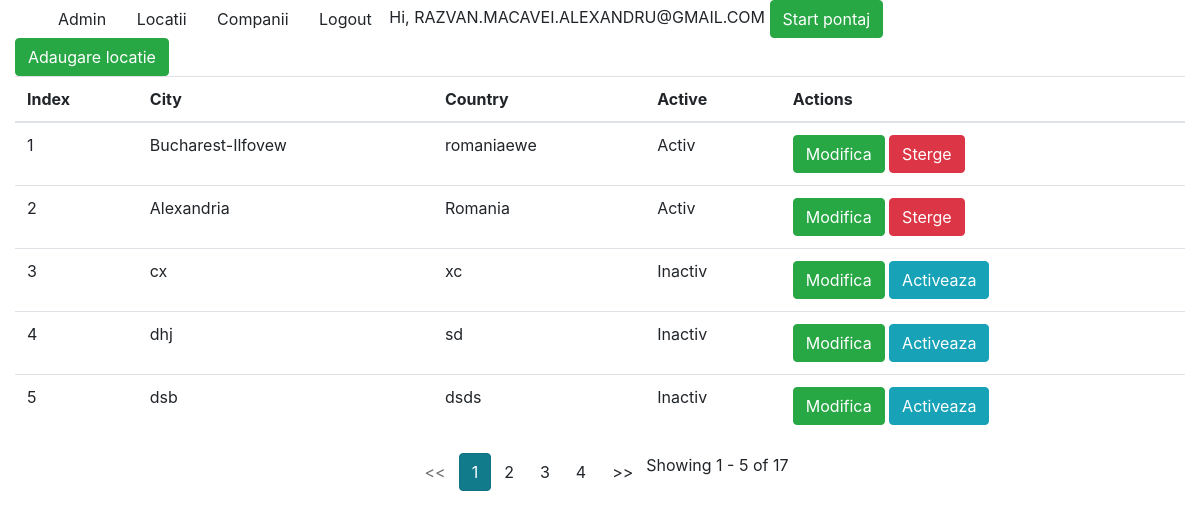
/locations/ (signed in), run on the app's committed database.
### aplicatie1/models.py (models this page shows, shortened)
class Locations(models.Model):
    city = models.CharField(max_length=100)
    country = models.CharField(max_length=150)
    active = models.BooleanField(default=1)

### aplicatie1/views.py (the view)
# urls.py: path('', views.LocationsView.as_view(), name='lista_locatii'),
class LocationsView(LoginRequiredMixin, ListView):
    model = Locations
    template_name = 'aplicatie1/locations_index.html'
    paginate_by = 5

### proiect/context_processor.py (called while the page is built)
def is_ready_to_work(request):
    if request.user.is_authenticated:
        if Pontaj.objects.filter(user_id=request.user.id, end_date = None).exists():
            return {'ready_to_work': False}
        return {'ready_to_work': True}
    return {}

### templates/aplicatie1/locations_index.html
{% extends 'base.html' %}
{% block content %}
    <a href = "{% url 'locations:adauga' %}" class = "btn btn-success">Adaugare locatie</a>
    <table class="table">
        <thead>
            <tr>
                <th>Index</th>
                <th>City</th>
                <th>Country</th>
                <th>Active</th>
                <th>Actions</th>
            </tr>
        </thead>
        <tbody>
            {% for item in locations_list %}
                <tr>
                    <td>{{ forloop.counter0 | add:page_obj.start_index }}</td>
                    <td>{{ item.city }}</td>
                    <td>{{ item.country }}</td>
                    <td>{% if item.active == 1 %}
                        <span>Activ</span>
                        {% else %}
                        <span>Inactiv</span>
                        {% endif %}
                    </td>
                    <td>
                        <a href="{% url 'locations:modifica' item.id %}" class = "btn btn-success">Modifica</a>
                        {% if item.active == 1 %}
                        <a href="{% url 'locations:sterge' item.id %}" class="btn btn-danger">Sterge</a>
                        {% else %}
                        <a href="{% url 'locations:activeaza' item.id %}" class = "btn btn-info">Activeaza</a>
                        {% endif %}
                    </td>
                </tr>
            {% endfor %}
        </tbody>
    </table>
<div class = "d-flex justify-content-center">
{% if is_paginated %}
    <ul class="pagination">
        {% if page_obj.has_previous %}
            <li><a class="btn" href="?page={{ page_obj.previous_page_number }}"><<</a></li>
        {% else %}
            <li class="disabled btn"><span><<</span></li>
        {% endif %}
        {% for i in paginator.page_range %}
            {% if page_obj.number == i %}
                <li class="active btn btn-info"><span>{{ i }}<span class="sr-only">(curent)</span></span></li>
            {% else %}
                <li><a class="btn" href="?page={{ i }}">{{ i }}</a></li>
            {% endif %}
        {% endfor %}
        {% if page_obj.has_next %}
            <li><a class="btn" href="?page={{ page_obj.next_page_number }}">>></a></li>
        {% else %}
            <li class="disabled btn"><span>>></span></li>
        {% endif %}
    <span class = "align-right">Showing {{page_obj.start_index}} - {{page_obj.end_index}} of {{page_obj.paginator.count }}</span>
    </ul>
{% endif %}
</div>
{% endblock %}

### templates/base.html (shortened to what this page needs)
<html>
<head>
    <link rel = "stylesheet" href = "https://stackpath.bootstrapcdn.com/bootstrap/4.4.1/css/bootstrap.min.css">
</head>
<body>
<div class = "container">
    <div class = "row">
        <div class = "col-md-12">
            <nav>
                <a class = "btn" href="/admin">Admin</a>
                {% if request.user.is_authenticated %}
                    <a class = "btn" href="{% url 'locations:lista_locatii' %}">Locatii</a>
                    <a class = "btn" href="{% url 'companies:lista_companii' %}">Companii</a>
                    <form action="{% url 'logout' %}" method="post" style="display: inline;">
                        <button type="submit" class="btn">Logout</button>
                    </form>
                <span>Hi, {{ request.user.username|upper }}</span>
                {% if ready_to_work is False %}
                <a href = "{% url 'userprofile:stop_pontaj' %}" class = "btn btn-danger"> Oprire pontaj </a>
                    {%  else %}
                <a href = "{% url 'userprofile:start_pontaj' %}" class = "btn btn-success"> Start pontaj </a>
                    {% endif %}
                {% endif %}
            </nav>
        </div>
    </div>
</div>
<div class="col-md-12">
{% block content %}
{% endblock %}
</div>
</body>
</html>

### data on the page
Locations: city "Bucharest-Ilfovew", country "romaniaewe", active "Activ"
Locations: city "Alexandria", country "Romania", active "Activ"
Locations: city "cx", country "xc", active "Inactiv"
Locations: city "dhj", country "sd", active "Inactiv"
Locations: city "dsb", country "dsds", active "Inactiv"

### other printed values
{{ request.user.username|upper }} "RAZVAN.MACAVEI.ALEXANDRU@GMAIL.COM"
{{ i }} "1"
{{ i }} "2" "3" "4"
{{ page_obj.start_index }} "1"
{{ page_obj.end_index }} "5"
{{ page_obj.paginator.count }} "17"
